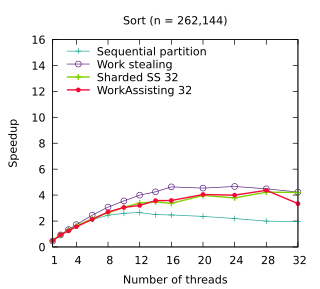

Generate this figure with gnuplot:
set title "Sort (n = 262,144)"
set terminal pdf size 3.2,2.9
set output "./results/Sort_n___262,144.pdf"
set key on
set key top left Left reverse
set key samplen 2.5
set xrange [1:32]
set xtics (1, 4, 8, 12, 16, 20, 24, 28, 32)
set xlabel "Number of threads"
set yrange [0:16]
set ylabel "Speedup"
plot './results/Sort_n___262,144.dat' using 1:2 title "Sequential partition" pointsize 0.7 lw 1 pt 1 linecolor rgb "#24A793" with linespoints, \
  './results/Sort_n___262,144.dat' using 1:3 title "Work stealing" pointsize 0.7 lw 1 pt 6 linecolor rgb "#5B2182" with linespoints, \
  './results/Sort_n___262,144.dat' using 1:4 title "Sharded SS 32" pointsize 0.7 lw 2 pt 1 linecolor rgb "#80D000" with linespoints, \
  './results/Sort_n___262,144.dat' using 1:5 title "WorkAssisting 32" pointsize 0.4 lw 2 pt 7 linecolor rgb "#F40A35" with linespoints
